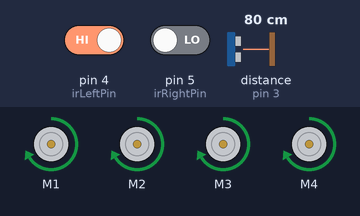
Recording of a sketch running on a simulated Arduino Uno, built with avr-gcc and run on an emulated ATmega328P. On the bench: 4 × DC motor (green arrow = forward, orange = backward, longer = faster). Wiring (inferred from the names in the program): ultrasonic range finder: trigger pin 2; echo pin 3. The test bench sets the inputs (shaded band); at power-on: distance to the obstacle (sensor on pin 3) 80 cm, pin 4 (irLeftPin) HIGH, pin 5 (irRightPin) LOW. The echo pulse lasts 58.3 µs per cm.

Above: at 1.2 s.
1.3 s: distance to the obstacle (sensor on pin 3) set to 23 cm
2.8 s: distance to the obstacle (sensor on pin 3) set to 18 cm
At 3.6 s:
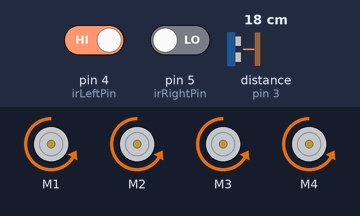
5.8 s: distance to the obstacle (sensor on pin 3) set to 35 cm
At 6.6 s:
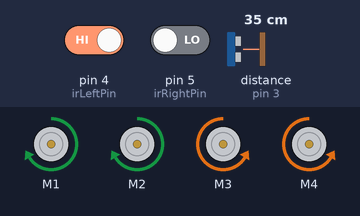
8.3 s: distance to the obstacle (sensor on pin 3) set to 2 cm
At 9.0 s:
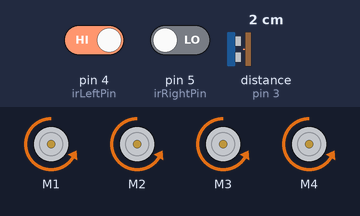
Timing chart, 0 to 12.3 s (numbered marks = the images above; inputs shaded):
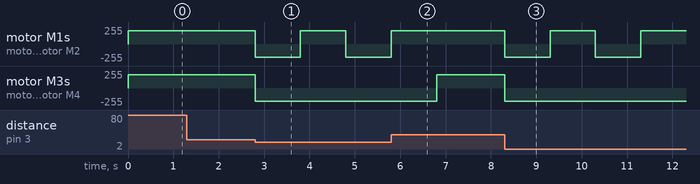

Measured:
- the behaviour switches between 21 and 20 cm on distance to the obstacle (sensor on pin 3) (found by bisection; images 0 and 1)
- after the input at 1.3 s, every drawn part: stays the same
- after the input at 2.8 s, motor M1, motor M2: forward 200/255 → backward 200/255 at once, → forward 200/255 1.0 s later, → backward 200/255 1.0 s later; motor M3, motor M4: forward 200/255 → backward 200/255 at once
- after the input at 5.8 s, motor M1, motor M2: goes on until 5.8 s, then stays forward 200/255; motor M3, motor M4: backward 200/255 → forward 200/255 after 1.0 s
- after the input at 8.3 s, motor M1, motor M2: alternates forward 200/255 for 1.0 s and backward 200/255 for 1.0 s, starting at once; motor M3, motor M4: forward 200/255 → backward 200/255 at once

The sketch:

HumanFolllowing.ino
```cpp
#include <AFMotor.h>
const int ultrasonicTrigPin = 2;
const int ultrasonicEchoPin = 3;
const int irLeftPin = 4;
const int irRightPin = 5;
const int obstacleThreshold = 20;
const int followThreshold = 50;
AF_DCMotor motor1(1);
AF_DCMotor motor2(2);
AF_DCMotor motor3(3);
AF_DCMotor motor4(4);


int getUltrasonicDistance() {
  digitalWrite(ultrasonicTrigPin, LOW);
  delayMicroseconds(2);
  digitalWrite(ultrasonicTrigPin, HIGH);
  delayMicroseconds(10);
  digitalWrite(ultrasonicTrigPin, LOW);
  long duration = pulseIn(ultrasonicEchoPin, HIGH);
  int distance = duration * 0.034 / 2;
  return distance;
}

int getObjectDistance() {
  int leftIR = digitalRead(irLeftPin);
  int rightIR = digitalRead(irRightPin);
  if (leftIR == LOW && rightIR == LOW) {
    return 0;
  } else if (leftIR == HIGH && rightIR == LOW){
    return 1;
  } else if (leftIR == LOW && rightIR == HIGH){
    return 2;
  } else {
    return 3;
  }
}
void moveForward() {
  motor1.setSpeed(255);
  motor1.run(FORWARD);
  motor2.setSpeed(255);
  motor2.run(FORWARD);
  motor3.setSpeed(255);
  motor3.run(FORWARD);
  motor4.setSpeed(255);
  motor4.run(FORWARD);
}
void turnRight() {
  motor1.setSpeed(200);
  motor1.run(BACKWARD);
  motor2.setSpeed(200);
  motor2.run(BACKWARD);
  motor3.setSpeed(200);
  motor3.run(FORWARD);
  motor4.setSpeed(200);
  motor4.run(FORWARD);
}
void turnLeft() {
  motor1.setSpeed(200);
  motor1.run(FORWARD);
  motor2.setSpeed(200);
  motor2.run(FORWARD);
  motor3.setSpeed(200);
  motor3.run(BACKWARD);
  motor4.setSpeed(200);
  motor4.run(BACKWARD);
}
void avoidObstacle() {
  motor1.setSpeed(200);
  motor1.run(BACKWARD);
  motor2.setSpeed(200);
  motor2.run(BACKWARD);
  motor3.setSpeed(200);
  motor3.run(BACKWARD);
  motor4.setSpeed(200);
  motor4.run(BACKWARD);
  delay(1000);
  motor1.setSpeed(200);
  motor1.run(FORWARD);
  motor2.setSpeed(200);
  motor2.run(FORWARD);
  motor3.setSpeed(200);
  motor3.run(BACKWARD);
  motor4.setSpeed(200);
  motor4.run(BACKWARD);
  delay(1000);
}
void followObject() {
  motor1.setSpeed(200);
  motor1.run(FORWARD);
  motor2.setSpeed(200);
  motor2.run(FORWARD);
  motor3.setSpeed(200);
  motor3.run(FORWARD);
  motor4.setSpeed(200);
  motor4.run(FORWARD);
}
void setup() {
  Serial.begin(9600);
  pinMode(ultrasonicTrigPin, OUTPUT);
  pinMode(ultrasonicEchoPin, INPUT);
  pinMode(irLeftPin, INPUT);
  pinMode(irRightPin, INPUT);
}
void loop() {
  int obstacleDistance = getUltrasonicDistance();
  int objectDistance = getObjectDistance();
  if (obstacleDistance < obstacleThreshold){
    avoidObstacle();
  } else if (objectDistance < followThreshold){
    followObject();
  }else if (objectDistance == 1) {
    turnLeft();
  } else if (objectDistance == 2) {
    turnRight();
  } else if (objectDistance == 3) {
    moveForward();
  } else {
    moveForward();
  }
}
```
